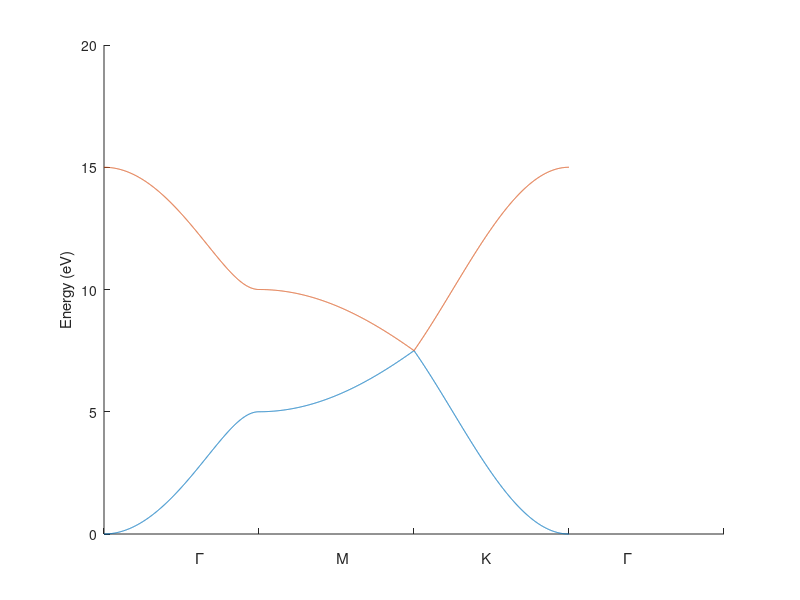

MATLAB code for this plot:
clc;
clear all;
close all;

t = 2.5;
n = 1000;
dim = 2; 
G = [0,0];
M = [1/2,1/2];
K = [2/3,1/3];
eigval_new = zeros(dim,1);
wavenumbers = zeros(dim,n+1);
Dk = zeros(dim,dim);

count = 1;

%%
k1v = linspace(G(1),M(1),n+1);
k2v = linspace(G(2),M(2),n+1);

for i = 1:n+1
    k1 = k1v(i);
    k2 = k2v(i);
    
    Dk = [3*t -t*(1+exp(-1i*2*pi*k1)+exp(-1i*2*pi*k2));
          -t*(1+exp(1i*2*pi*k1)+exp(1i*2*pi*k2)) 3*t];
    
    eigval = eig(Dk);
    
    for j = 1:dim
 
    %Storing eigenvalue
    wavenumbers(j,count) = eigval(j);
       
%End of eigenvalue for-loop
    end
 
%Advancing counter
count = count+1;
 
%end of k value for-loop
end

%%
k1v = linspace(M(1),K(1),n+1);
k2v = linspace(M(2),K(2),n+1);

for i = 1:n+1
    k1 = k1v(i);
    k2 = k2v(i);
    
    Dk = [3*t -t*(1+exp(-1i*2*pi*k1)+exp(-1i*2*pi*k2));
          -t*(1+exp(1i*2*pi*k1)+exp(1i*2*pi*k2)) 3*t];
    
    eigval = eig(Dk);
    
    for j = 1:dim
 
    %Storing eigenvalue
    wavenumbers(j,count-1) = eigval(j);
       
%End of eigenvalue for-loop
    end
 
%Advancing counter
count = count+1;
 
%end of k value for-loop
end

%%
k1v = linspace(K(1),G(1),n+1);
k2v = linspace(K(2),G(2),n+1);

for i = 1:n+1
    k1 = k1v(i);
    k2 = k2v(i);
    
    Dk = [3*t -t*(1+exp(-1i*2*pi*k1)+exp(-1i*2*pi*k2));
          -t*(1+exp(1i*2*pi*k1)+exp(1i*2*pi*k2)) 3*t];
    
    eigval = eig(Dk);
    
    for j = 1:dim
 
    %Storing eigenvalue
    wavenumbers(j,count-2) = eigval(j);
       
%End of eigenvalue for-loop
    end
 
%Advancing counter
count = count+1;
 
%end of k value for-loop
end

%%
domain = linspace(0,1.5,3*n+1);
hold on
for p = 1:dim
    plot(domain,wavenumbers(p,:));
end
set(gca,'xticklabel',[]);
xlabel('\Gamma                                 M                                 K                                 \Gamma');
ylabel('Energy (eV)');